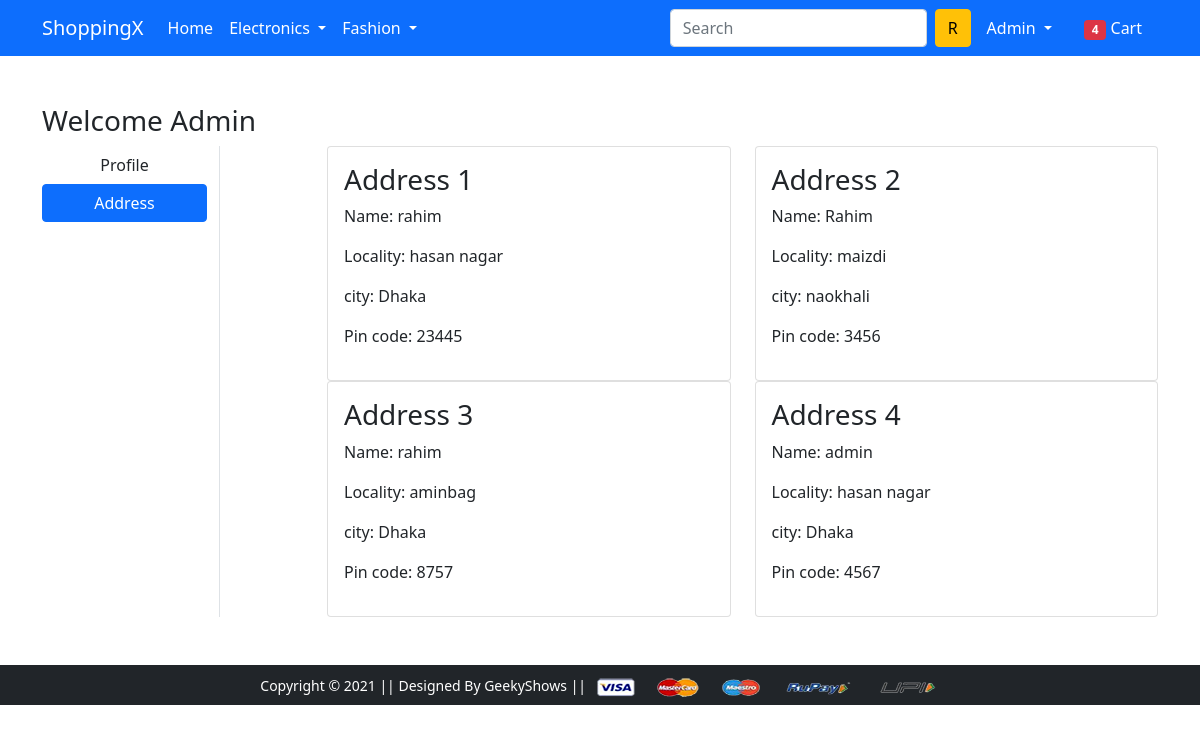
The page /address/ (signed in) on the database its author committed.
### app/models.py (models this page shows, shortened)
class Customer(models.Model):
    user = models.ForeignKey(User, on_delete=models.CASCADE)
    name = models.CharField(max_length=200)
    locality = models.CharField(max_length=200)
    city = models.CharField(max_length=50)
    zipcode = models.IntegerField()

### app/views.py (the view)
# urls.py: path('address/', views.address, name='address'),
@login_required
def address(request):
  add = Customer.objects.filter(user=request.user)
  return render(request, 'app/address.html', {'add': add, 'active': 'btn-primary'})

### app/templates/app/address.html (shortened to what this page needs)
{% extends 'app/base.html' %}
{% load static %}
{% block main-content %}
<div class="container my-5">
 <div class="row">
 <h3>Welcome <span class="text-capitalize">{{request.user}}</span></h3>
  <div class="col-sm-2 border-end">
   <ul class="list-unstyled">
    <li class="d-grid"><a href="{% url 'profile' %}" class="btn">Profile</a></li>
    <li class="d-grid"><a href="{% url 'address' %}" class="btn {{active}}">Address</a></li>
   </ul>
  </div>
  <div class="col-sm-9 offset-sm-1">
   <div class="row">
    {% for ad in add  %}
    <div class="col-sm-6">
     <div class="card">
      <div class="card-body">
       <h3>Address {{forloop.counter}}</h3>
       <p>Name: {{ad.name}}</p>
       <p>Locality: {{ad.locality}}</p>
       <p>city: {{ad.city}}</p>
       <p>Pin code: {{ad.zipcode}}</p>
      </div>
     </div>
    </div>
    {% endfor %}
   </div>
  </div>
 </div>
</div>
{% endblock main-content %}

### app/templates/app/base.html (shortened to what this page needs)
<!doctype html>
{% load static %}
<html lang="en">
  <head>
    <link href="https://cdn.jsdelivr.net/npm/bootstrap@5.0.0-beta1/dist/css/bootstrap.min.css" rel="stylesheet">
    <link rel="stylesheet" href="{% static 'app/css/owl.carousel.min.css' %}">
    <link rel="stylesheet" href="{% static 'app/css/all.min.css' %}">
    <link rel="stylesheet" href="{% static 'app/css/style.css' %}">
  </head>
  <body>
    <nav class="navbar navbar-expand-lg navbar-dark bg-primary">
     <div class="container">
       <a class="navbar-brand" href="/">ShoppingX</a>
       <div class="collapse navbar-collapse" id="navbarSupportedContent">
         <ul class="navbar-nav me-auto mb-2 mb-lg-0">
           <li class="nav-item">
             <a class="nav-link active" aria-current="page" href="/">Home</a>
           </li>
           <li class="nav-item dropdown">
             <a class="nav-link dropdown-toggle text-white" href="#" id="electronicsDropdown" role="button" data-bs-toggle="dropdown" aria-expanded="false">
               Electronics
             </a>
           </li>
           <li class="nav-item dropdown">
             <a class="nav-link dropdown-toggle text-white" href="#" id="fashionDropdown" role="button" data-bs-toggle="dropdown" aria-expanded="false">
               Fashion
             </a>
           </li>
         </ul>
         <form class="d-flex">
           <input class="form-control me-2" type="search" placeholder="Search" aria-label="Search">
           <button class="btn btn-warning" type="submit">R</button>
         </form>
         <div>
          <ul class="navbar-nav me-auto mb-2 mb-lg-0">
            {% if request.user.is_authenticated %}
           <li class="nav-item dropdown mx-2">
              <a class="nav-link dropdown-toggle text-white" href="#" id="profileDropdown" role="button" data-bs-toggle="dropdown" aria-expanded="false">
               {{request.user.username|capfirst}}
              </a>
            </li>
            <li class="nav-item mx-2">
             <a href="{% url 'showcart' %}" class="nav-link text-white"><span class="badge bg-danger">4</span> Cart </a>
            </li>
            {% endif %}
          </ul>
         </div>
       </div>
     </div>
    </nav>
    {% block main-content %} {% endblock main-content %}
    <footer class="container-fluid bg-dark text-center p-2 mt-5">
        <small class="text-white">Copyright &copy; 2021 || Designed By GeekyShows || </small>
        <img src="{% static 'app/images/payment.png' %}" alt="" srcset="" class="img-fluid" height="2px">
    </footer>
  </body>
</html>

### rows shown on the page
Customer: name "rahim", locality "hasan nagar", city "Dhaka", zipcode "23445"
Customer: name "Rahim", locality "maizdi", city "naokhali", zipcode "3456"
Customer: name "rahim", locality "aminbag", city "Dhaka", zipcode "8757"
Customer: name "admin", locality "hasan nagar", city "Dhaka", zipcode "4567"

### other values the page prints
{{ request.user.username|capfirst }} "Admin"
{{ request.user }} "Admin"
